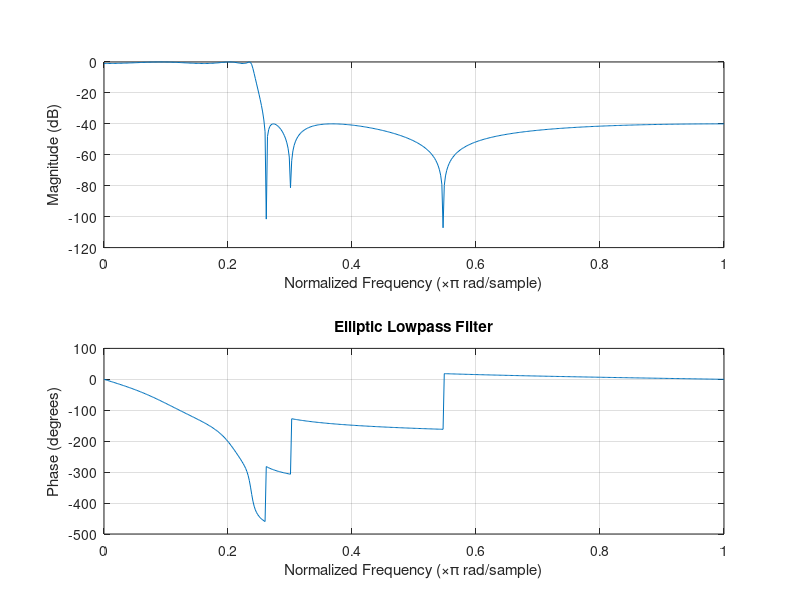

The MATLAB script that drew this image: (Note: this script raises an error after producing the figure.)
%% Design a Type 1 Chebyshev IIR highpass filter. The specifications of the highpass
% filters are as follows: passband edge at 700 Hz, stopband edge at 500 Hz, passband ripple
% of 1 dB, minimum stopband attenuation of 32 dB, and sampling frequency of 2000 Hz.
Wp=700/1000; 
Ws= 500/1000; 
Rp=1 ;%db
Rs= 32; %db

[n,Wp] = cheb1ord(Wp,Ws,Rp,Rs) ;
[b,a] = cheby1(n,Rp,Wp,"high");

freqz(b,a,512) 
title('n = 4 Chebyshev Type I Highpass Filter')

%  magnitude only 
% [h,w] = freqz(b,a);
% plot(w/pi,20*log10(abs(h)))
% xlabel('Normalized Frequency (\times\pi rad/sample)')
% ylabel('Magnitude (dB)')

%% Challenge
%  
% a)	Generate the corresponding DTMF signal, i.e. create 2 sinusoids with frequencies
% xxx Hz and xxx Hz then get their sum. Assume Fs=8 kHz.
% b)	Verify the signal by displaying its spectrum.
% c)	Design two IIR filters to separate the two frequency components of the signal.
% d)	Verify the IIR designs by filtering the signal. Use the function filter(B,A,x), where
% B and A are vectors of filter coefficients in the numerator and denominator
% respectively, and x is the signal to be filtered.
% e)	Display the two spectra of the filtered signals. 

%a create the signal
fs = 8000; %sampling freq
freq1 = 752; %frequency 1
time = (0:7999)/8000; %time
signal1=sin(2*pi*freq1.*time); %create the signal
x=signal1; %add the signals

%plot the signal
 plot(x)
 xlim([0 500])
%% b) Display spectrum of the signal

X=fft(x); %get fft
n = length(x);
f = (0:n-1)*(fs/n);     %frequency range
%use fftshift
Y = fftshift(X); % use fftshift shift zero component to center of spectrum
fshift = (-n/2:n/2-1)*(fs/n); % zero-centered frequency range
plot(fshift,abs(Y)./length(x))
xlabel("frequency(Hz)")
ylabel("magnitude")

%% c)Design two IIR filters to separate the two frequency components of the signal.

%use elliptic filter
Wp=950/4000; 
Ws= 1100/4000; 
Rp=1 ;%db
Rs= 40; %db

[n1,Wp1] = ellipord(Wp,Ws,Rp,Rs); % Gives mimimum order of filter
[b1,a1] = ellip(n1,Rp,Rs,Wp1);
freqz(b1,a1,512) 
title("Elliptic Lowpass Filter")

%% step d and e. 
%use filter function and display fft

%filtering the 852Hz signal

%use filter function 
y1= filter(b1,a1,x);

%created function to display the spectrum after using filter function 
getspectrum("Spectrum after using the Lowpass Filter",y1,8000)





%% Challenge
%  

%a create the signal
fs = 8000; %sampling freq
freq1 = 752; %frequency 1
freq2 = 1500;
time = (0:7999)/8000; %time
signal1=sin(2*pi*freq1.*time); %create the signal
signal2=1.2*cos(2*pi*freq2.*time); %create the signal
noise = rand(1,8000);
x=signal1+signal2; %add the signals

%plot the signal
 plot(x)
 xlim([0 500])
%% b) Display spectrum of the signal

X=fft(x); %get fft
n = length(x);
f = (0:n-1)*(fs/n);     %frequency range
%use fftshift
Y = fftshift(X); % use fftshift shift zero component to center of spectrum
fshift = (-n/2:n/2-1)*(fs/n); % zero-centered frequency range
plot(fshift,abs(Y)./length(x))
xlabel("frequency(Hz)")
ylabel("magnitude")

%% c)Design two IIR filters to separate the two frequency components of the signal.

%use elliptic filter
Wp=950/4000; 
Ws= 1100/4000; 
Rp=1 ;%db
Rs= 40; %db

[n1,Wp1] = ellipord(Wp,Ws,Rp,Rs); % Gives mimimum order of filter
[b1,a1] = ellip(n1,Rp,Rs,Wp1);
freqz(b1,a1,512) 
title("Elliptic Lowpass Filter")

%% step d and e. 
%use filter function and display fft

%filtering the 852Hz signal

%use filter function 
y1= filter(b1,a1,x);

%created function to display the spectrum after using filter function 
getspectrum("Spectrum after using the Lowpass Filter",y1,8000)


%% 
function getspectrum(label,x,fs)
% display spectrum
%label - title of plot
%x - signal 
%fs - sampling frequency used

    X=fft(x); %get fft
    n = length(x);
    f = (0:n-1)*(fs/n);     %frequency range
    %use fftshift
    Y = fftshift(X); % use fftshift shift zero component to center of spectrum
    fshift = (-n/2:n/2-1)*(fs/n); % zero-centered frequency range
    plot(fshift,abs(Y)./length(x))
    title(label)
    xlabel("frequency(Hz)")
    ylabel("magnitude")
end
